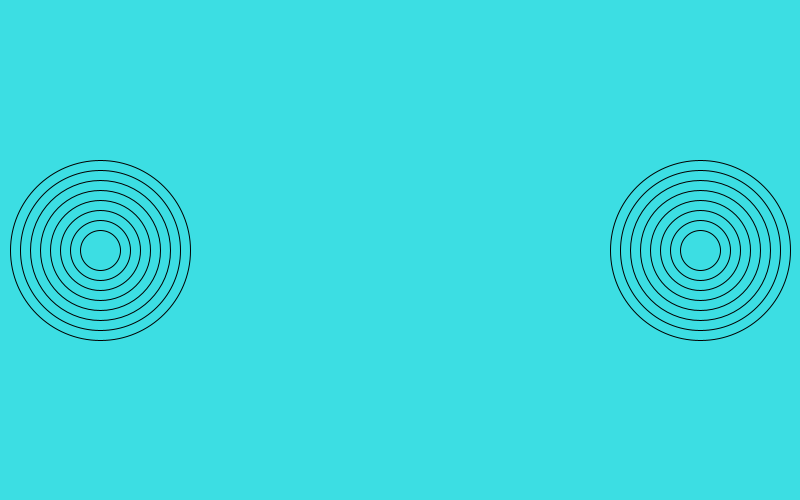
Frame 1 (no input)
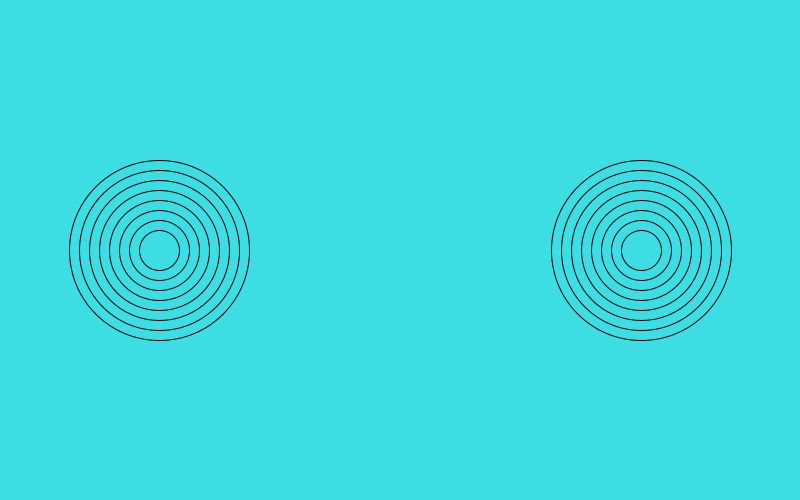
Frame 60 (the mouse pressed at the canvas centre just before this capture)
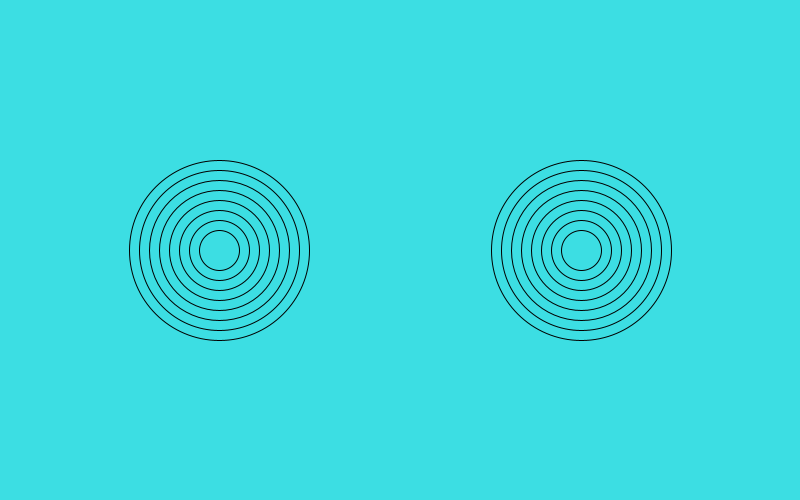
Frame 120 (the mouse held since frame 60 and released just before this capture)

The Processing sketch that drew these frames (run headless with seeded random() and noise(); from frame 60 on, the mouse is pressed at the canvas centre):

// Processing sketch: amazing_rings
// ── amazing_rings.pde

  /*** Go to the recipe to run the demonstration before starting this program ***/

void setup() {
  /* Set the size of your sketch to be a rectangle like in the recipe demonstration */
  
  size (800,500);
 
  
  /* Call the noFill() command so all the ellipses will be transparent */
}

  int x1= 100;
    int x2= 700;
    
void draw() {

        /* Use a for loop to make the first set of rings that will start in the left half of the window
        (you can use the code from your Bullseye program).*/    
    background(#3CDEE3);
    int i;
    int x= 200;
    int y= 200;
    for (i=0; i < 8 ; i++) {
    noFill();
    ellipse (x1, 250, x-=20, y-=20);
    }
    int a= 200;
    int b= 200;
    for (i=0; i < 8 ; i++) {
    noFill();
    ellipse (x2, 250, a-=20, b-=20);
    }
    x2--;
    x1++;
    
    if (x1==800){
    x1=100;
    }
    if (x2==0){
    x2=700;
    }
    
    
    
  
    
    
    
    

   
   
        /*Make this set of rings move across the sketch to the right 
        Hint: make two variables, one for x and another for the speed. 
        Then increase x by the amount in speed */
 
        
        /*When the rings reach the right side of the sketch, reverse the direction so they move
        Hint: speed = -speed */

         
        /*When the rings reach the left side of the sketch, reverse the direction again */
        
         
 //CHALLENGE - to finish the Amazing Rings 
 
        /*Add another for loop to draw the second set of rings that will start in the right half of the window */
        
        
        /*Make this set of rings move in the opposite direction to the other rings 
        These rings must also "bounce" off the sides of the window.*/
        
}
